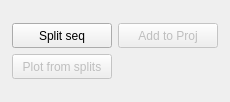
<?xml version="1.0" encoding="UTF-8"?>
<ui version="4.0">
 <class>DockWidget</class>
 <widget class="QDockWidget" name="DockWidget">
  <property name="geometry">
   <rect>
    <x>0</x>
    <y>0</y>
    <width>230</width>
    <height>102</height>
   </rect>
  </property>
  <property name="windowTitle">
   <string>Split Sequence Motion Correction</string>
  </property>
  <widget class="QWidget" name="dockWidgetContents">
   <layout class="QGridLayout" name="gridLayout">
    <item row="0" column="0">
     <layout class="QGridLayout" name="gridLayout_11">
      <item row="0" column="0">
       <widget class="QPushButton" name="btnSplitSeq">
        <property name="enabled">
         <bool>true</bool>
        </property>
        <property name="sizePolicy">
         <sizepolicy hsizetype="Minimum" vsizetype="Fixed">
          <horstretch>0</horstretch>
          <verstretch>10</verstretch>
         </sizepolicy>
        </property>
        <property name="minimumSize">
         <size>
          <width>0</width>
          <height>25</height>
         </size>
        </property>
        <property name="maximumSize">
         <size>
          <width>100</width>
          <height>25</height>
         </size>
        </property>
        <property name="text">
         <string>Split seq</string>
        </property>
       </widget>
      </item>
      <item row="0" column="1">
       <widget class="QPushButton" name="btnDoneSplitSeqs">
        <property name="enabled">
         <bool>false</bool>
        </property>
        <property name="sizePolicy">
         <sizepolicy hsizetype="Minimum" vsizetype="Fixed">
          <horstretch>0</horstretch>
          <verstretch>10</verstretch>
         </sizepolicy>
        </property>
        <property name="minimumSize">
         <size>
          <width>100</width>
          <height>25</height>
         </size>
        </property>
        <property name="maximumSize">
         <size>
          <width>100</width>
          <height>25</height>
         </size>
        </property>
        <property name="text">
         <string>Add to Proj</string>
        </property>
       </widget>
      </item>
      <item row="1" column="0">
       <widget class="QPushButton" name="btnPlotSplits">
        <property name="enabled">
         <bool>false</bool>
        </property>
        <property name="sizePolicy">
         <sizepolicy hsizetype="Minimum" vsizetype="Fixed">
          <horstretch>0</horstretch>
          <verstretch>10</verstretch>
         </sizepolicy>
        </property>
        <property name="minimumSize">
         <size>
          <width>0</width>
          <height>25</height>
         </size>
        </property>
        <property name="maximumSize">
         <size>
          <width>100</width>
          <height>25</height>
         </size>
        </property>
        <property name="text">
         <string>Plot from splits</string>
        </property>
       </widget>
      </item>
     </layout>
    </item>
   </layout>
  </widget>
 </widget>
 <resources/>
 <connections/>
</ui>
